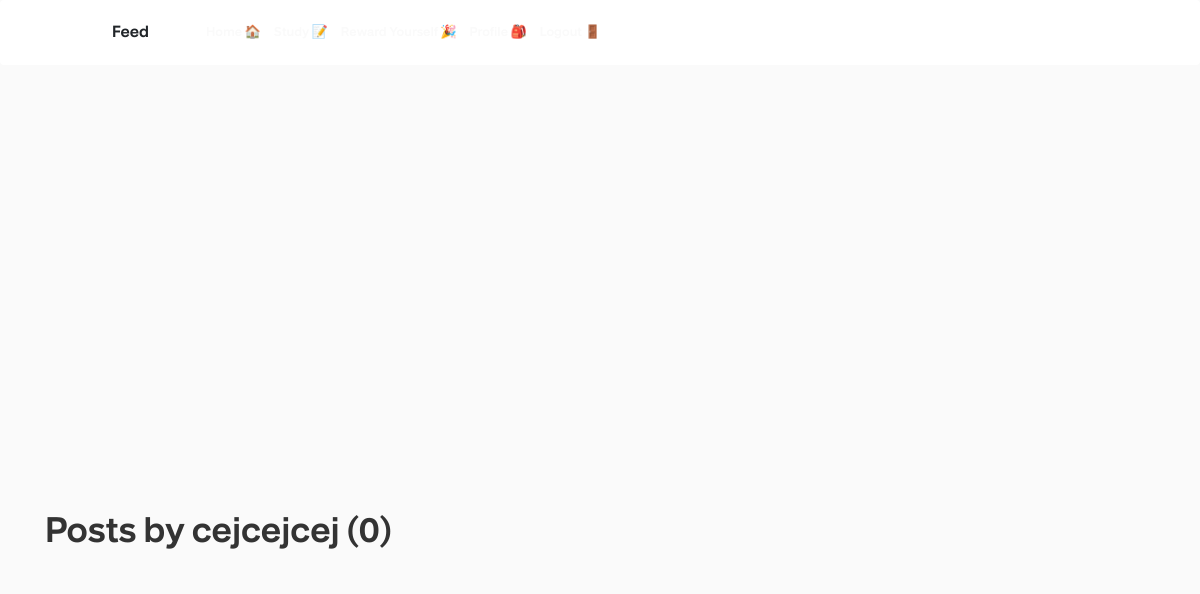
The app's page /user/cejcejcej (signed in), older data.
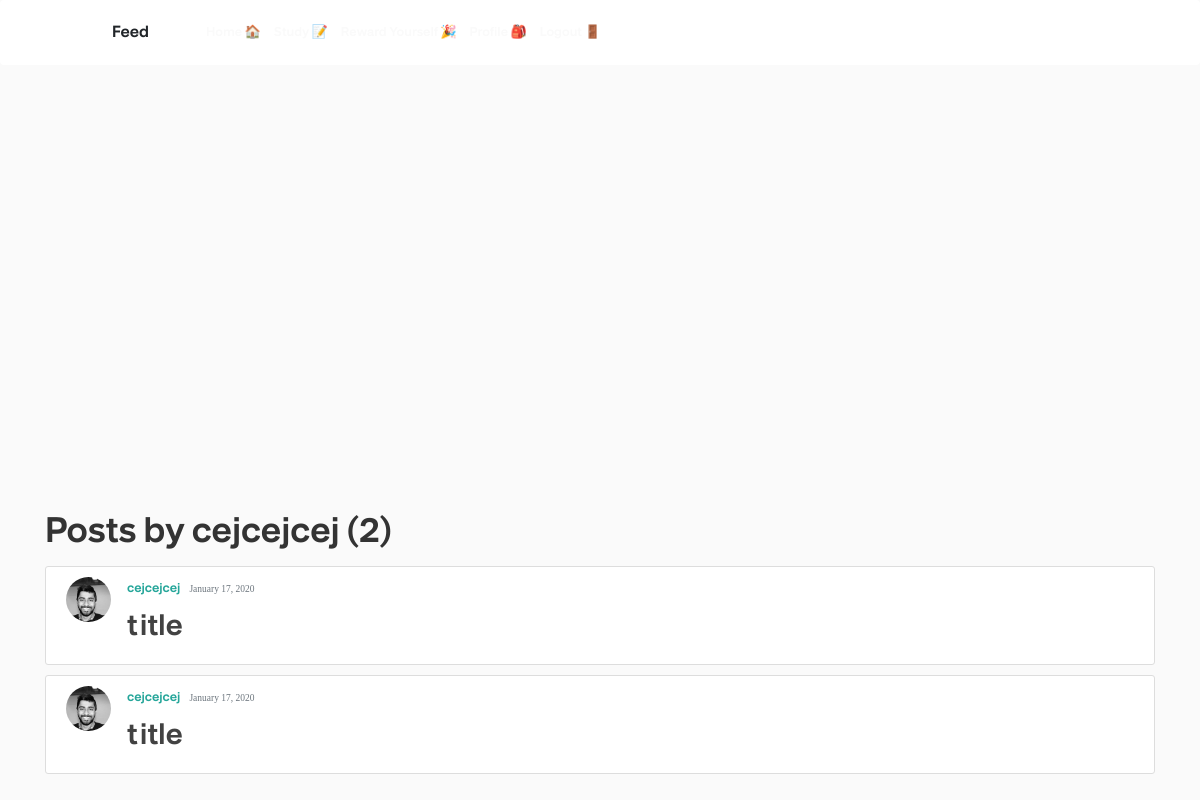
The same page, newer data.
### blog/models.py (models this page shows, shortened)
class Post(models.Model):
    objects = models.Manager()
    title = "title" #models.CharField(max_length=100)
    time_studied = models.IntegerField(default=20)
    date_posted = models.DateTimeField(default=timezone.now)
    author = models.ForeignKey(User, on_delete=models.CASCADE)

### users/models.py (models this page shows, shortened)
class Profile(models.Model):
    user = models.OneToOneField(User, on_delete=models.CASCADE)
    profile_pictures = [
        "asian_student.jpeg",
        "black_and_white_photo.jpg",
        "college_student.jpeg",
        "girl_looking_sideways.jpg",
        "nerdy_guy.jpg",
        "science_student.jpeg",
        "student_sitting_on_grass.jpg",
    ]
    for i in range(len(profile_pictures)):
        profile_pictures[i] = "potential_pics/" + profile_pictures[i]
    image = models.ImageField(
        default=random.choice(profile_pictures), upload_to="profile_pics"
    )
    wallet_points = models.BigIntegerField(default=0)
    university = models.CharField(default="", max_length=35)
    subject = models.CharField(default="", max_length=35)

### blog/views.py (the view)
# urls.py: path('user/<str:username>', UserPostListView.as_view(), name='user-posts'),
class UserPostListView(ListView):
    model = Post
    template_name = "blog/user_posts.html"  # <app>/<model>_<viewtype>.html
    context_object_name = "posts"
    paginate_by = 5
    def get_queryset(self):
        user = get_object_or_404(User, username=self.kwargs.get("username"))
        return Post.objects.filter(author=user).order_by("-date_posted")

### blog/templates/blog/user_posts.html (shortened to what this page needs)
{% extends "blog/base.html" %}
{% block content %}
    <h1 class="mb-3">Posts by {{ view.kwargs.username }} ({{ page_obj.paginator.count }})</h1>
    {% for post in posts %}
        <article class="media content-section">
          <img class="rounded-circle article-img" src="{{ post.author.profile.image.url }}">
          <div class="media-body">
            <div class="article-metadata">
              <a class="mr-2" href="{% url 'user-posts' post.author.username %}">{{ post.author }}</a>
              <small class="text-muted">{{ post.date_posted|date:"F d, Y" }}</small>
            </div>
            <h2><a class="article-title" href="{% url 'post-detail' post.id %}">{{ post.title }}</a></h2>
          </div>
        </article>
    {% endfor %}
{% endblock content %}

Row changes from the older to the newer data that the page shows:
added Post: author.profile.image (picture), author "cejcejcej", date_posted "January 17, 2020", title "title"
added Post: author.profile.image (picture), author "cejcejcej", date_posted "January 17, 2020", title "title"
Text that changed along with them:
{{ page_obj.paginator.count }}: "0" → "2"
